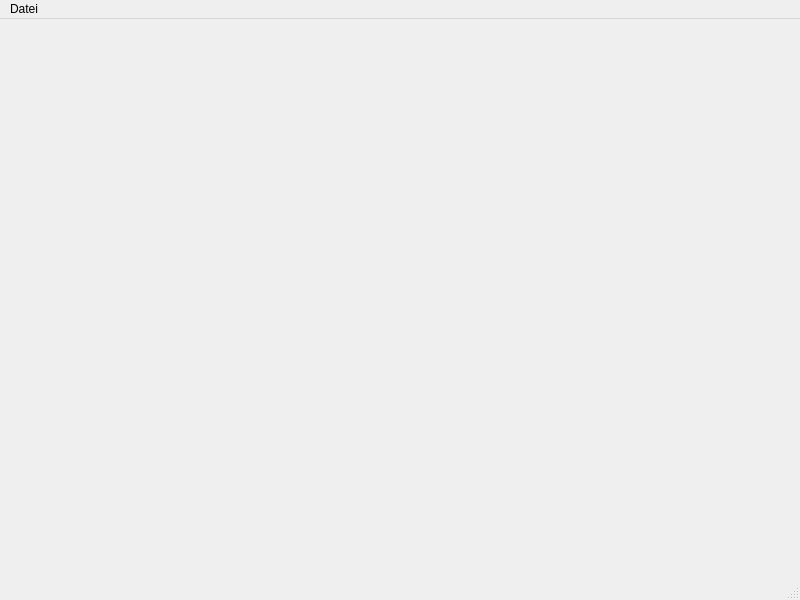
<?xml version="1.0" encoding="UTF-8"?>
<ui version="4.0">
 <class>MainWindow</class>
 <widget class="QMainWindow" name="MainWindow">
  <property name="geometry">
   <rect>
    <x>0</x>
    <y>0</y>
    <width>800</width>
    <height>600</height>
   </rect>
  </property>
  <property name="windowTitle">
   <string>MainWindow</string>
  </property>
  <widget class="QWidget" name="centralwidget"/>
  <widget class="QMenuBar" name="menubar">
   <property name="geometry">
    <rect>
     <x>0</x>
     <y>0</y>
     <width>800</width>
     <height>22</height>
    </rect>
   </property>
   <widget class="QMenu" name="menuDatei">
    <property name="title">
     <string>Datei</string>
    </property>
    <addaction name="actionBeenden"/>
   </widget>
   <addaction name="menuDatei"/>
  </widget>
  <widget class="QStatusBar" name="statusbar"/>
  <action name="actionBeenden">
   <property name="text">
    <string>Beenden</string>
   </property>
  </action>
 </widget>
 <resources/>
 <connections/>
</ui>
